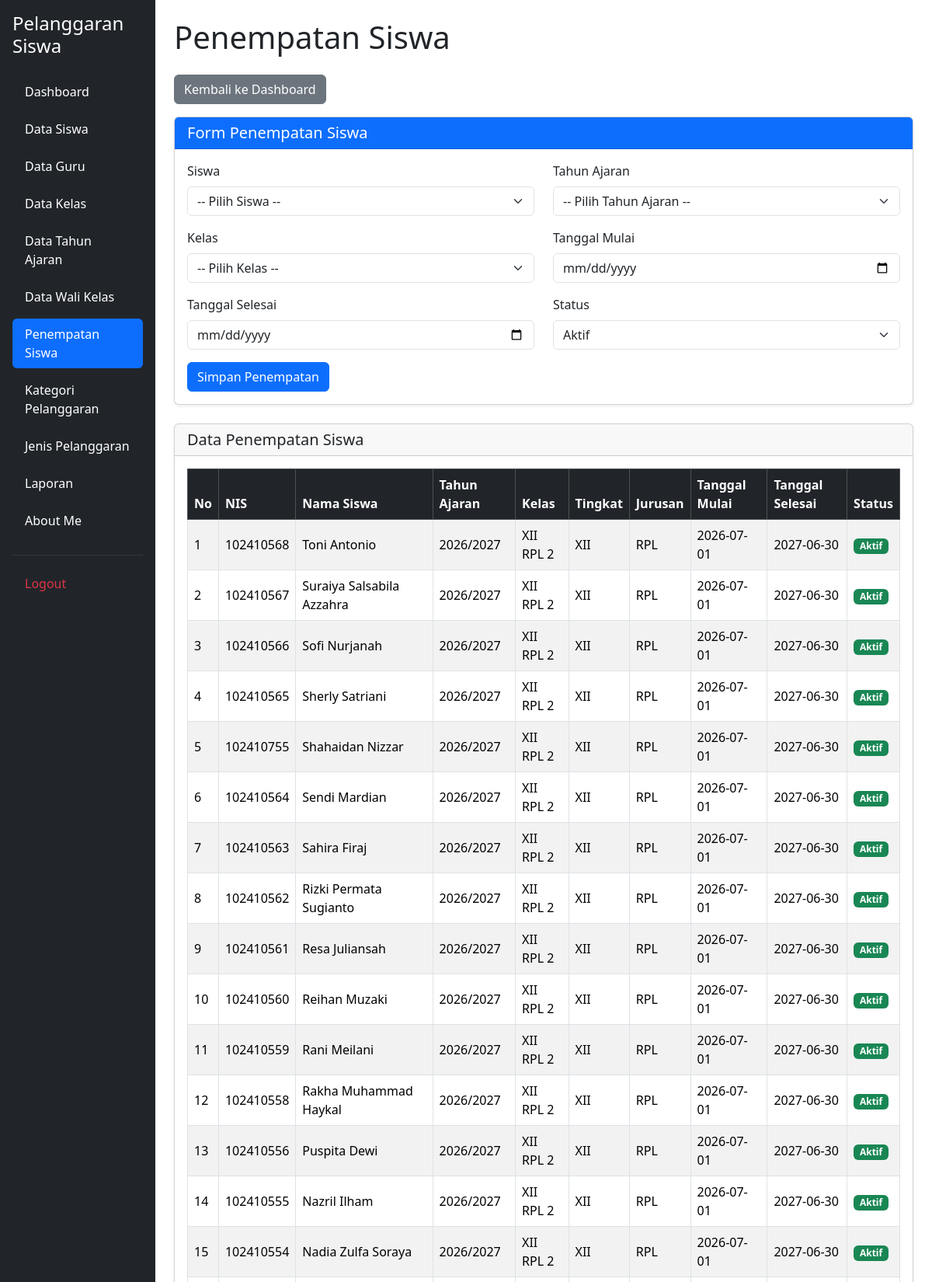
The page /penempatan_siswa.php (signed in, upper part) on the database its author committed.
### tables this page shows
CREATE TABLE `t_kelas_siswa` (
  `id` int(11) NOT NULL,
  `siswa_id` int(11) DEFAULT NULL,
  `tahun_ajaran_id` int(11) DEFAULT NULL,
  `kelas_id` int(11) DEFAULT NULL,
  `tanggal_mulai` date NOT NULL,
  `tanggal_selesai` date NOT NULL,
  `status_aktif` tinyint(1) NOT NULL,
  `created_at` timestamp NOT NULL DEFAULT current_timestamp(),
  `updated_at` timestamp NOT NULL DEFAULT current_timestamp()
);

CREATE TABLE `t_siswa` (
  `id` int(11) NOT NULL,
  `nis` varchar(10) DEFAULT NULL,
  `nisn` varchar(10) NOT NULL,
  `nama` varchar(150) DEFAULT NULL,
  `jenis_kelamin` char(1) NOT NULL,
  `tanggal_lahir` date NOT NULL,
  `alamat` text NOT NULL,
  `status_aktif` tinyint(1) NOT NULL,
  `created_at` timestamp NOT NULL DEFAULT current_timestamp(),
  `updated_at` timestamp NOT NULL DEFAULT current_timestamp()
);

CREATE TABLE `t_tahun_ajaran` (
  `id` int(11) NOT NULL,
  `nama` varchar(20) DEFAULT NULL,
  `tanggal_mulai` date NOT NULL,
  `tanggal_selesai` date NOT NULL,
  `status_aktif` tinyint(1) NOT NULL,
  `created_at` timestamp NOT NULL DEFAULT current_timestamp(),
  `updated_at` timestamp NOT NULL DEFAULT current_timestamp()
);

CREATE TABLE `t_kelas` (
  `id` int(11) NOT NULL,
  `nama` varchar(100) DEFAULT NULL,
  `tingkat` varchar(20) NOT NULL,
  `jurusan` varchar(100) NOT NULL,
  `status_aktif` tinyint(1) NOT NULL,
  `created_at` timestamp NOT NULL DEFAULT current_timestamp(),
  `updated_at` timestamp NOT NULL DEFAULT current_timestamp()
);

### penempatan_siswa.php (the view, shortened to what this page needs)
<?php
include 'config/koneksi.php';
$sql = "SELECT
            ks.id,
            s.nis,
            s.nama AS nama_siswa,
            ta.nama AS tahun_ajaran,
            k.nama AS nama_kelas,
            k.tingkat,
            k.jurusan,
            ks.tanggal_mulai,
            ks.tanggal_selesai,
            ks.status_aktif
        FROM t_kelas_siswa ks
        LEFT JOIN t_siswa s ON ks.siswa_id = s.id
        LEFT JOIN t_tahun_ajaran ta ON ks.tahun_ajaran_id = ta.id
        LEFT JOIN t_kelas k ON ks.kelas_id = k.id
        ORDER BY ks.id DESC";
$hasil = mysqli_query($koneksi, $sql);
?>
<!DOCTYPE html>
<html lang="id">
<head>
    <link href="https://cdn.jsdelivr.net/npm/bootstrap@5.3.8/dist/css/bootstrap.min.css"
          rel="stylesheet">
    <link href="https://cdn.datatables.net/2.3.4/css/dataTables.bootstrap5.min.css"
          rel="stylesheet">
</head>
<body>
<div class="container-fluid">
    <div class="row">
        <?php include 'layout/sidebar.php'; ?>
        <main class="col-md-9 col-lg-10 p-4">
            <h1 class="mb-4">Penempatan Siswa</h1>
            <div class="mb-3">
                <a href="dashboard.php" class="btn btn-secondary">
                    Kembali ke Dashboard
                </a>
            </div>
            <div class="card shadow-sm mb-4">
                <div class="card-header bg-primary text-white">
                    <h5 class="mb-0">Form Penempatan Siswa</h5>
                </div>
                <div class="card-body">
                    <form action="proses_simpan_penempatan.php"
                          method="POST">
                        <div class="row">
                            <div class="col-md-6 mb-3">
                                <label for="siswa_id" class="form-label">
                                    Siswa
                                </label>
                                <select name="siswa_id"
                                        id="siswa_id"
                                        class="form-select"
                                        required>
                                    <option value="">-- Pilih Siswa --</option>
                                </select>
                            </div>
                            <div class="col-md-6 mb-3">
                                <label for="tahun_ajaran_id" class="form-label">
                                    Tahun Ajaran
                                </label>
                                <select name="tahun_ajaran_id"
                                        id="tahun_ajaran_id"
                                        class="form-select"
                                        required>
                                    <option value="">
                                        -- Pilih Tahun Ajaran --
                                    </option>
                                </select>
                            </div>
                            <div class="col-md-6 mb-3">
                                <label for="kelas_id" class="form-label">
                                    Kelas
                                </label>
                                <select name="kelas_id"
                                        id="kelas_id"
                                        class="form-select"
                                        required>
                                    <option value="">
                                        -- Pilih Kelas --
                                    </option>
                                </select>
                            </div>
                            <div class="col-md-6 mb-3">
                                <label for="tanggal_mulai" class="form-label">
                                    Tanggal Mulai
                                </label>
                                <input type="date"
                                       name="tanggal_mulai"
                                       id="tanggal_mulai"
                                       class="form-control"
                                       required>
                            </div>
                            <div class="col-md-6 mb-3">
                                <label for="tanggal_selesai" class="form-label">
                                    Tanggal Selesai
                                </label>
                                <input type="date"
                                       name="tanggal_selesai"
                                       id="tanggal_selesai"
                                       class="form-control"
                                       required>
                            </div>
                            <div class="col-md-6 mb-3">
                                <label for="status_aktif" class="form-label">
                                    Status
                                </label>
                                <select name="status_aktif"
                                        id="status_aktif"
                                        class="form-select"
                                        required>
                                    <option value="1">Aktif</option>
                                </select>
                            </div>
                        </div>
                        <button type="submit" class="btn btn-primary">
                            Simpan Penempatan
                        </button>
                    </form>
                </div>
            </div>
            <div class="card shadow-sm">
                <div class="card-header">
                    <h5 class="mb-0">Data Penempatan Siswa</h5>
                </div>
                <div class="card-body">
                    <div class="table-responsive">
                        <table id="tabelPenempatan"
                               class="table table-striped table-bordered table-hover align-middle w-100">
                            <thead class="table-dark">
                                <tr>
                                    <th>No</th>
                                    <th>NIS</th>
                                    <th>Nama Siswa</th>
                                    <th>Tahun Ajaran</th>
                                    <th>Kelas</th>
                                    <th>Tingkat</th>
                                    <th>Jurusan</th>
                                    <th>Tanggal Mulai</th>
                                    <th>Tanggal Selesai</th>
                                    <th>Status</th>
                                </tr>
                            </thead>
                            <tbody>
                            <?php
                            $no = 1;
                            while ($row = mysqli_fetch_assoc($hasil)) {
                            ?>
                                <tr>
                                    <td>
                                        <?= $no++ ?>
                                    </td>
                                    <td>
                                        <?= htmlspecialchars($row['nis'] ?? '-') ?>
                                    </td>
                                    <td>
                                        <?= htmlspecialchars($row['nama_siswa'] ?? '-') ?>
                                    </td>
                                    <td>
                                        <?= htmlspecialchars($row['tahun_ajaran'] ?? '-') ?>
                                    </td>
                                    <td>
                                        <?= htmlspecialchars($row['nama_kelas'] ?? '-') ?>
                                    </td>
                                    <td>
                                        <?= htmlspecialchars($row['tingkat'] ?? '-') ?>
                                    </td>
                                    <td>
                                        <?= htmlspecialchars($row['jurusan'] ?? '-') ?>
                                    </td>
                                    <td>
                                        <?= htmlspecialchars($row['tanggal_mulai'] ?? '-') ?>
                                    </td>
                                    <td>
                                        <?= htmlspecialchars($row['tanggal_selesai'] ?? '-') ?>
                                    </td>
                                    <td>
                                        <?php if ($row['status_aktif'] == 1) { ?>
                                            <span class="badge bg-success">
                                                Aktif
                                            </span>
                                        <?php } else { ?>
                                            <span class="badge bg-danger">
                                                Tidak Aktif
                                            </span>
                                        <?php } ?>
                                    </td>
                                </tr>
                            <?php } ?>
                            </tbody>
                        </table>
                    </div>
                </div>
            </div>
        </main>
    </div>
</div>
</body>
</html>

### rows shown on the page
t_kelas_siswa: siswa.nis "102410568", siswa.nama "Toni Antonio", tahun_ajaran.nama "2026/2027", kelas.nama "XII RPL 2", kelas.tingkat "XII", kelas.jurusan "RPL", tanggal_mulai "2026-07-01", tanggal_selesai "2027-06-30", status_aktif "Aktif"
t_kelas_siswa: siswa.nis "102410567", siswa.nama "Suraiya Salsabila Azzahra", tahun_ajaran.nama "2026/2027", kelas.nama "XII RPL 2", kelas.tingkat "XII", kelas.jurusan "RPL", tanggal_mulai "2026-07-01", tanggal_selesai "2027-06-30", status_aktif "Aktif"
t_kelas_siswa: siswa.nis "102410566", siswa.nama "Sofi Nurjanah", tahun_ajaran.nama "2026/2027", kelas.nama "XII RPL 2", kelas.tingkat "XII", kelas.jurusan "RPL", tanggal_mulai "2026-07-01", tanggal_selesai "2027-06-30", status_aktif "Aktif"
t_kelas_siswa: siswa.nis "102410565", siswa.nama "Sherly Satriani", tahun_ajaran.nama "2026/2027", kelas.nama "XII RPL 2", kelas.tingkat "XII", kelas.jurusan "RPL", tanggal_mulai "2026-07-01", tanggal_selesai "2027-06-30", status_aktif "Aktif"
t_kelas_siswa: siswa.nis "102410755", siswa.nama "Shahaidan Nizzar", tahun_ajaran.nama "2026/2027", kelas.nama "XII RPL 2", kelas.tingkat "XII", kelas.jurusan "RPL", tanggal_mulai "2026-07-01", tanggal_selesai "2027-06-30", status_aktif "Aktif"
t_kelas_siswa: siswa.nis "102410564", siswa.nama "Sendi Mardian", tahun_ajaran.nama "2026/2027", kelas.nama "XII RPL 2", kelas.tingkat "XII", kelas.jurusan "RPL", tanggal_mulai "2026-07-01", tanggal_selesai "2027-06-30", status_aktif "Aktif"
t_kelas_siswa: siswa.nis "102410563", siswa.nama "Sahira Firaj", tahun_ajaran.nama "2026/2027", kelas.nama "XII RPL 2", kelas.tingkat "XII", kelas.jurusan "RPL", tanggal_mulai "2026-07-01", tanggal_selesai "2027-06-30", status_aktif "Aktif"
t_kelas_siswa: siswa.nis "102410562", siswa.nama "Rizki Permata Sugianto", tahun_ajaran.nama "2026/2027", kelas.nama "XII RPL 2", kelas.tingkat "XII", kelas.jurusan "RPL", tanggal_mulai "2026-07-01", tanggal_selesai "2027-06-30", status_aktif "Aktif"
t_kelas_siswa: siswa.nis "102410561", siswa.nama "Resa Juliansah", tahun_ajaran.nama "2026/2027", kelas.nama "XII RPL 2", kelas.tingkat "XII", kelas.jurusan "RPL", tanggal_mulai "2026-07-01", tanggal_selesai "2027-06-30", status_aktif "Aktif"
t_kelas_siswa: siswa.nis "102410560", siswa.nama "Reihan Muzaki", tahun_ajaran.nama "2026/2027", kelas.nama "XII RPL 2", kelas.tingkat "XII", kelas.jurusan "RPL", tanggal_mulai "2026-07-01", tanggal_selesai "2027-06-30", status_aktif "Aktif"
t_kelas_siswa: siswa.nis "102410559", siswa.nama "Rani Meilani", tahun_ajaran.nama "2026/2027", kelas.nama "XII RPL 2", kelas.tingkat "XII", kelas.jurusan "RPL", tanggal_mulai "2026-07-01", tanggal_selesai "2027-06-30", status_aktif "Aktif"
t_kelas_siswa: siswa.nis "102410558", siswa.nama "Rakha Muhammad Haykal", tahun_ajaran.nama "2026/2027", kelas.nama "XII RPL 2", kelas.tingkat "XII", kelas.jurusan "RPL", tanggal_mulai "2026-07-01", tanggal_selesai "2027-06-30", status_aktif "Aktif"
t_kelas_siswa: siswa.nis "102410556", siswa.nama "Puspita Dewi", tahun_ajaran.nama "2026/2027", kelas.nama "XII RPL 2", kelas.tingkat "XII", kelas.jurusan "RPL", tanggal_mulai "2026-07-01", tanggal_selesai "2027-06-30", status_aktif "Aktif"
t_kelas_siswa: siswa.nis "102410555", siswa.nama "Nazril Ilham", tahun_ajaran.nama "2026/2027", kelas.nama "XII RPL 2", kelas.tingkat "XII", kelas.jurusan "RPL", tanggal_mulai "2026-07-01", tanggal_selesai "2027-06-30", status_aktif "Aktif"
t_kelas_siswa: siswa.nis "102410554", siswa.nama "Nadia Zulfa Soraya", tahun_ajaran.nama "2026/2027", kelas.nama "XII RPL 2", kelas.tingkat "XII", kelas.jurusan "RPL", tanggal_mulai "2026-07-01", tanggal_selesai "2027-06-30", status_aktif "Aktif"
